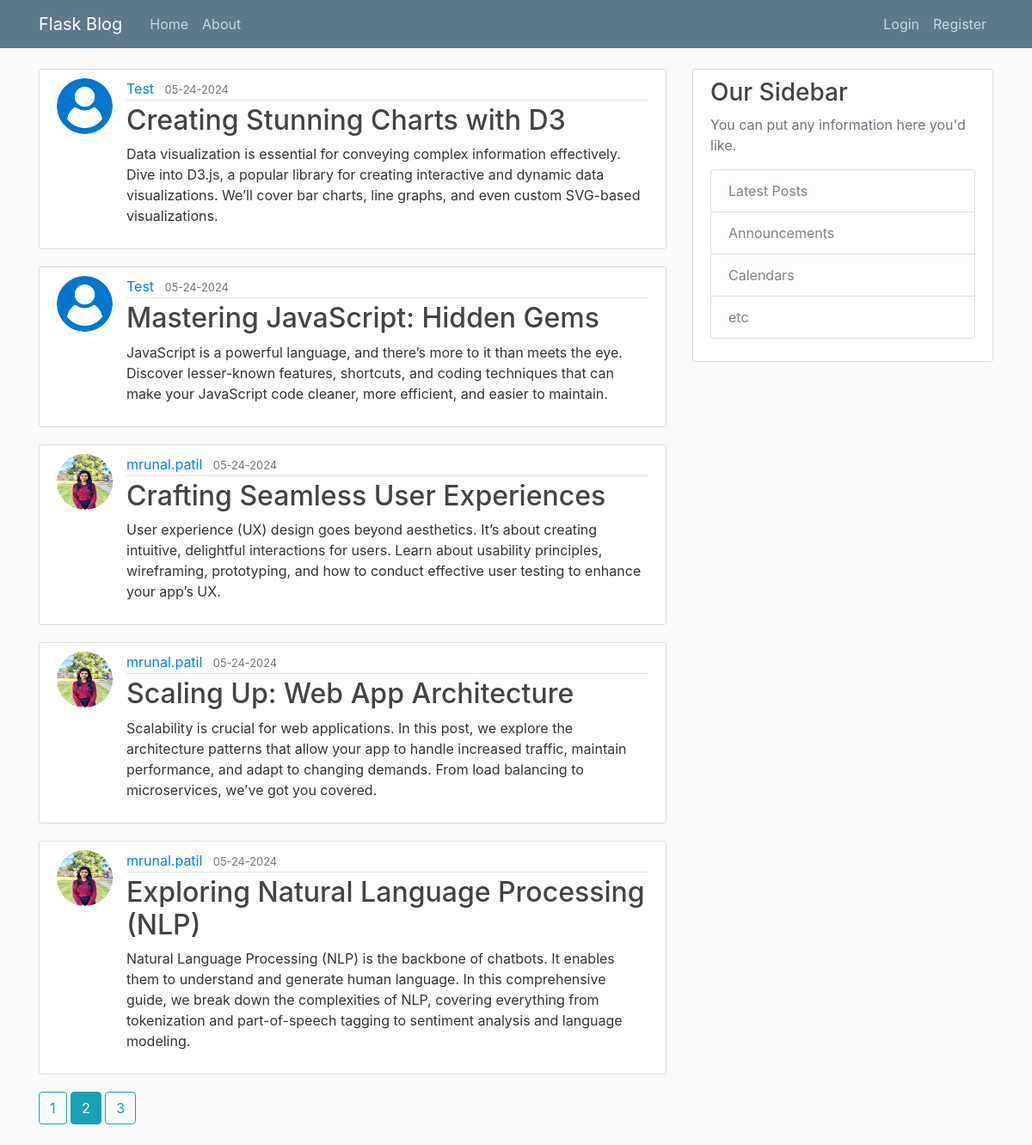
The page /home?page=2 on the database as committed earlier.
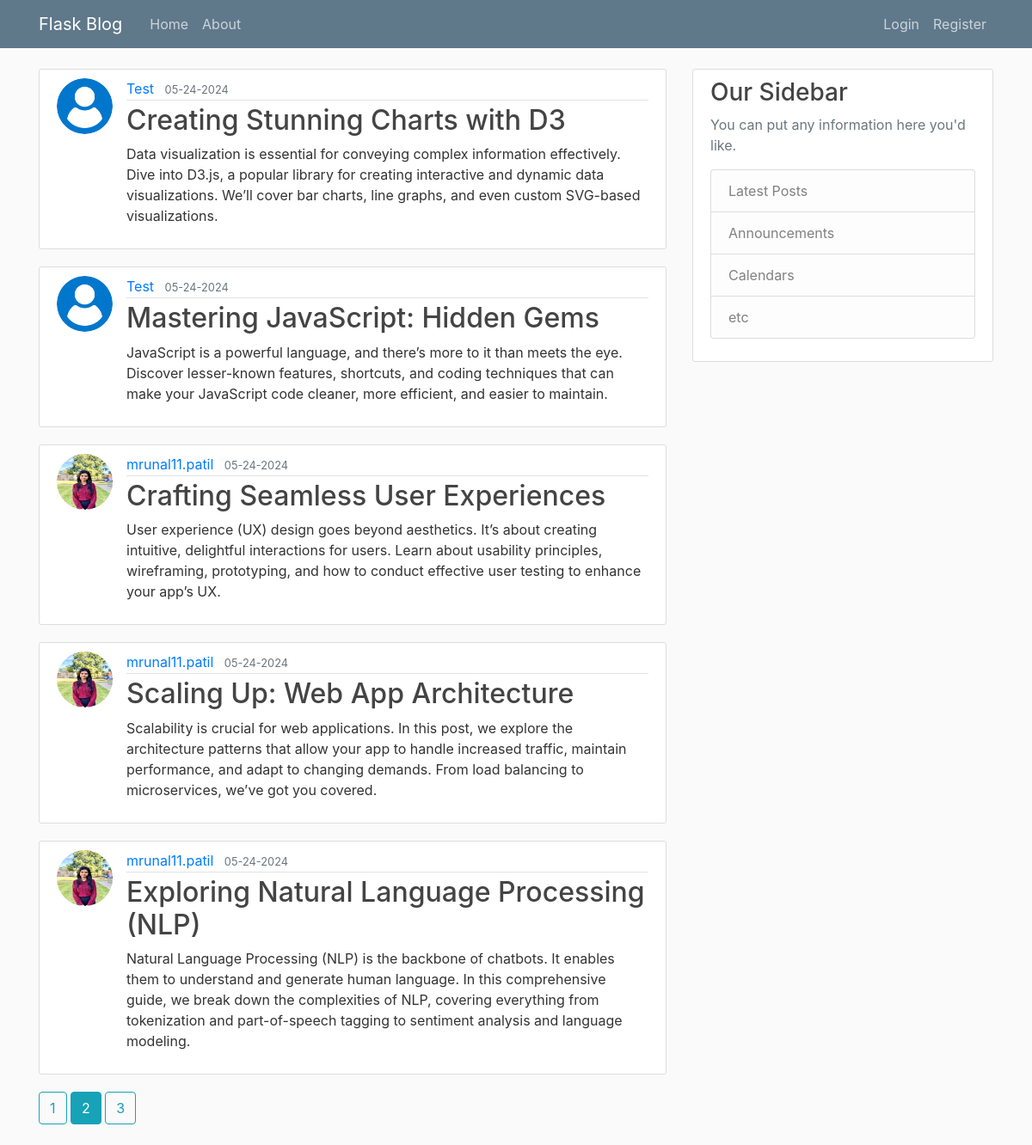
The same page on the database as committed later.
### flaskblog/models.py (models this page shows, shortened)
class Post(db.Model):
    id = db.Column(db.Integer, primary_key=True)
    title = db.Column(db.String(100), nullable=False)
    date_posted = db.Column(db.DateTime, nullable=False, default=datetime.utcnow)
    content = db.Column(db.Text, nullable=False)
    user_id = db.Column(db.Integer, db.ForeignKey('user.id'), nullable=False)

class User(db.Model, UserMixin):
    id = db.Column(db.Integer, primary_key=True)
    username = db.Column(db.String(20), unique=True, nullable=False)
    email = db.Column(db.String(120), unique=True, nullable=False)
    image_file = db.Column(db.String(20), nullable=False, default='default.jpg')
    password = db.Column(db.String(60), nullable=False)
    posts = db.relationship('Post', backref='author', lazy=True)

### flaskblog/main/routes.py (the view)
@main.route("/")
@main.route("/home")
def home():
    page = request.args.get('page', 1, type=int)
    posts = Post.query.order_by(Post.date_posted.desc()).paginate(page=page, per_page=5)
    return render_template('home.html', posts=posts)

### flaskblog/templates/home.html (shortened to what this page needs)
{% extends "layout.html" %}
{%  block content %}
    {% for post in posts.items %}
        <article class="media content-section">
            <img class="rounded-circle article-img" src="{{ url_for('static', filename='profile_pics/' + post.author.image_file) }}">
            <div class="media-body">
            <div class="article-metadata">
                <a class="mr-2" href="{{ url_for('users.user_posts', username=post.author.username) }}">{{ post.author.username }}</a>
                <small class="text-muted">{{ post.date_posted.strftime('%m-%d-%Y') }}</small>
            </div>
            <h2><a class="article-title" href="{{ url_for('posts.post', post_id=post.id) }}">{{ post.title }}</a></h2>
            <p class="article-content">{{ post.content }}</p>
            </div>
        </article>
    {%  endfor %}
    {% for page_num in posts.iter_pages(left_edge=1, right_edge=1, left_current=1, right_current=2) %}
        {% if page_num %}
            {% if posts.page == page_num %}
                <a class="btn btn-info mb-4" href="{{ url_for('main.home', page=page_num) }}">{{ page_num }}</a>
            {% else %}
                <a class="btn btn-outline-info mb-4" href="{{ url_for('main.home', page=page_num) }}">{{ page_num }}</a>
            {% endif %}
        {% endif %}
    {% endfor %}
{%  endblock content %}

Rows that differ between the two databases and show on the page:
changed through a linked row, Post "Crafting Seamless User Experiences": author.username "mrunal.patil" → "mrunal11.patil"
changed through a linked row, Post "Scaling Up: Web App Architecture": author.username "mrunal.patil" → "mrunal11.patil"
changed through a linked row, Post "Exploring Natural Language Processing (NLP)": author.username "mrunal.patil" → "mrunal11.patil"
